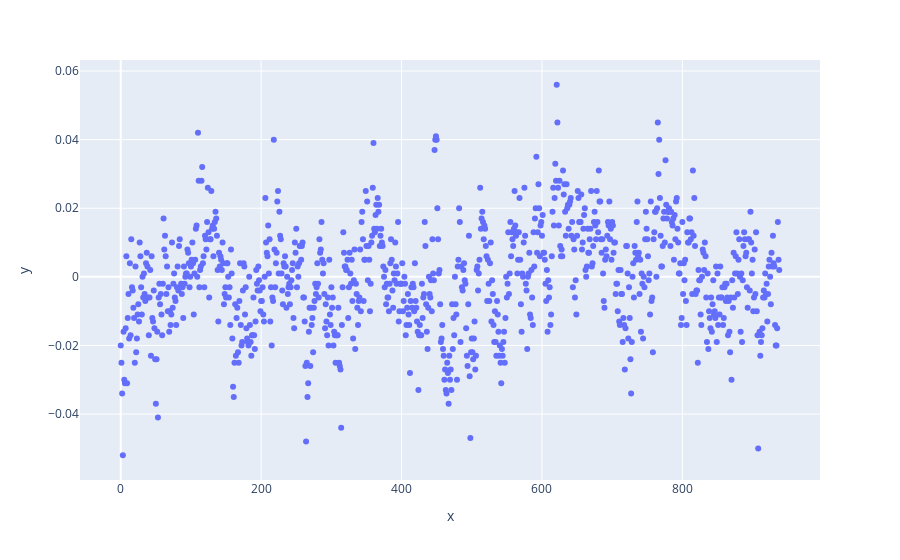

The code cell stored with this chart in its notebook:
### Code cell
fig = px.scatter(x=ndvi.index, y=ndvi["ANOM VALUE"])
fig.show()

### Figure 1 — Plotly figure (JSON) as saved in the notebook; plotly's stock layout.template omitted (floating-point values rounded to 4 significant figures; data arrays with more than 128 entries replaced by an {"elided": "..."} marker saying what was removed)
{"data": [{"hovertemplate": "x=%{x}<br>y=%{y}<extra></extra>", "legendgroup": "", "marker": {"color": "#636efa", "symbol": "circle"}, "mode": "markers", "name": "", "orientation": "v", "showlegend": false, "type": "scatter", "x": {"elided": "939 int values"}, "xaxis": "x", "y": {"elided": "939 float values"}, "yaxis": "y"}], "layout": {"legend": {"tracegroupgap": 0}, "margin": {"t": 60}, "xaxis": {"anchor": "y", "domain": [0, 1], "title": {"text": "x"}}, "yaxis": {"anchor": "x", "domain": [0, 1], "title": {"text": "y"}}}}
